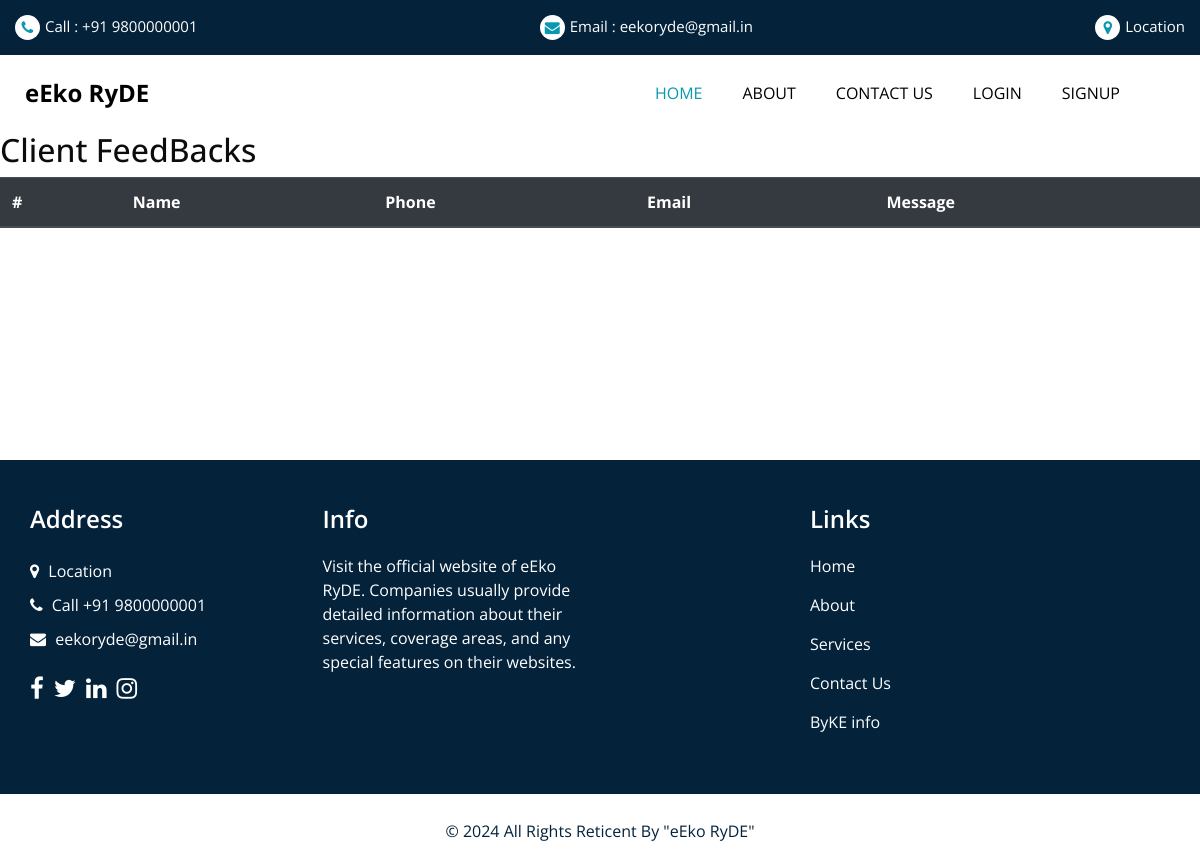
/feedback/, run on an earlier commit of the app's database.
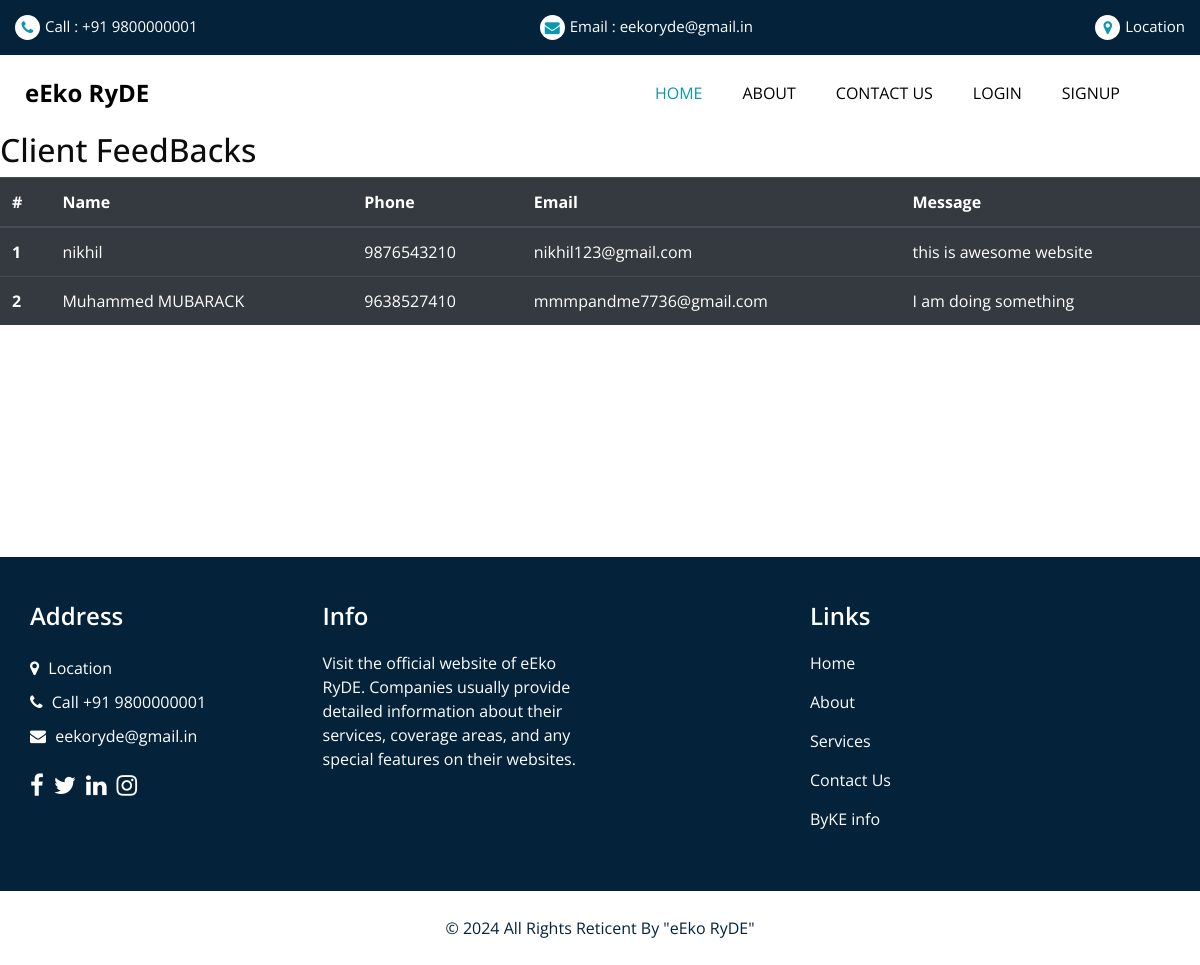
And on a later commit of the database.
### app1/models.py (models this page shows, shortened)
class Feedback(models.Model):
    name = models.CharField(max_length=30)
    phone = models.IntegerField()
    email = models.CharField(max_length=30)
    message = models.TextField()
    date_added = models.DateTimeField(auto_now_add=True)

### app1/views.py (the view)
# urls.py: path('feedback/',views.feedback,name='feedback'),
def feedback(request):
    f=Feedback.objects.all()
    return render(request,'feedback.html',{'feedback':f})

### templates/feedback.html (shortened to what this page needs)
{% extends 'index.html' %}
    {% block body_block %}
    <h2>Client FeedBacks</h2>
    <table class="table table-dark">
        <thead>
            <tr>
              <th scope="col">#</th>
              <th scope="col">Name</th>
              <th scope="col">Phone</th>
              <th scope="col">Email</th>
              <th scope="col">Message</th>
            </tr>
          </thead>
          <tbody>
            {% for i in feedback %}
            <tr>
              <th scope="row">{{i.id}}</th>
              <td>{{i.name}}</td>
              <td>{{i.phone}}</td>
              <td>{{i.email}}</td>
              <td>{{i.message}}</td>
            </tr>
            {% endfor %}
          </tbody>
    </table>
    <br>
    <br>
    <br>
    <br>
    <br>
    <br>
    <br>
    <br>
    <br>
    {% endblock %}

### templates/index.html (shortened to what this page needs)
{% load static %}
<!DOCTYPE html>
<html>
<head>
  <link rel="stylesheet" type="text/css" href="{% static 'css/bootstrap.css' %}"/>
  <link rel="stylesheet" type="text/css" href="{% static 'https://cdnjs.cloudflare.com/ajax/libs/OwlCarousel2/2.3.4/assets/owl.carousel.min.css' %}" />
  <link href="{% static 'css/font-awesome.min.css' %}" rel="stylesheet" />
  <link href="{% static 'css/style.css' %}" rel="stylesheet" />
  <link href="{% static 'css/responsive.css' %}" rel="stylesheet"/>
</head>
<body>
  <div class="hero_area">
    <header class="header_section">
      <div class="header_top">
        <div class="container-fluid ">
          <div class="contact_nav">
            <a href="">
              <i class="fa fa-phone" aria-hidden="true"></i>
              <span>
                Call : +91 9800000001
              </span>
            </a>
            <a href="">
              <i class="fa fa-envelope" aria-hidden="true"></i>
              <span>
                Email : eekoryde@gmail.in
              </span>
            </a>
            <a href="https://www.google.com/maps/place/New+Citizen+students+Hostel/@9.9834462,76.2817442,17z/data=!3m1!4b1!4m6!3m5!1s0x3b080d0352643a05:0x458c3838fcfaa061!8m2!3d9.9834409!4d76.2843191!16s%2Fg%2F11kqq6jr0f?entry=ttu">
              <i class="fa fa-map-marker" aria-hidden="true"></i>
              <span>
                Location
              </span>
            </a>
          </div>
        </div>
      </div>
      <div class="header_bottom">
        <div class="container-fluid">
          <nav class="navbar navbar-expand-lg custom_nav-container ">
            <a class="navbar-brand" href="{% url 'index' %}">
              <span>
                eEko RyDE
              </span>
            </a>
            <div class="collapse navbar-collapse" id="navbarSupportedContent">
              <ul class="navbar-nav  ">
                {% if user.is_authenticated %}
                <li class="nav-item active">
                  <a class="nav-link" href="{% url 'index' %}">Home <span class="sr-only">(current)</span></a>
                </li>
                {% if user.is_superuser %}
                <li class="nav-item">
                  <a class="nav-link" href="{% url 'feedback' %}">feedbacks</a>
                </li>
                {% endif %}
                <li class="nav-item">
                  <a class="nav-link" href="{% url 'service' %}">Service</a>
                </li>
                <li class="nav-item">
                  <a class="nav-link" href="{% url 'about' %}"> About</a>
                </li>
                <li class="nav-item">
                  <a class="nav-link"  href="{% url 'contact' %}">Contact Us</a>
                </li>
                <li class="nav-item">
                  <a class="nav-link" href="{% url 'cart' %}"> Byke info</a>
                </li>
                <li class="nav-item">
                  <a class="nav-link" href="{% url 'password_change' %}">Change password</a>
                </li>
                <li class="nav-item">
                  <a class="nav-link" href="{% url 'user_logout' %}">LOGOUT</a>
                </li>
                {% else %}
                <li class="nav-item active">
                  <a class="nav-link" href="{% url 'index' %}">Home <span class="sr-only">(current)</span></a>
                </li>
                <li class="nav-item">
                  <a class="nav-link" href="{% url 'about' %}"> About</a>
                </li>
                <li class="nav-item">
                  <a class="nav-link"  href="{% url 'contact' %}">Contact Us</a>
                </li>
                <li class="nav-item">
                  <a class="nav-link" href="{% url 'user_login' %}">Login</a>
                </li>
                <li class="nav-item">
                  <a class="nav-link"  href="{% url 'signup' %}">Signup</a>
                </li>
                {% endif %}
                <form class="form-inline">
                  <button class="btn  my-2 my-sm-0 nav_search-btn" type="submit">
                  </button>
                </form>
              </ul>
            </div>
          </nav>
        </div>
      </div>
    </header>
    {% block body_block %}{% endblock %}
  <section class="info_section layout_padding2">
    <div class="container">
      <div class="row">
        <div class="col-md-6 col-lg-3 info_col">
          <div class="info_contact">
            <h4>
              Address
            </h4>
            <div class="contact_link_box">
              <a href="https://www.google.com/maps/place/New+Citizen+students+Hostel/@9.9834462,76.2817442,17z/data=!3m1!4b1!4m6!3m5!1s0x3b080d0352643a05:0x458c3838fcfaa061!8m2!3d9.9834409!4d76.2843191!16s%2Fg%2F11kqq6jr0f?entry=ttu">
                <i class="fa fa-map-marker" aria-hidden="true"></i>
                <span>
                  Location
                </span>
              </a>
              <a href="">
                <i class="fa fa-phone" aria-hidden="true"></i>
                <span>
                  Call +91 9800000001
                </span>
              </a>
              <a href="https://support.google.com/mail/answer/8494?hl=en&co=GENIE.Platform%3DDesktop">
                <i class="fa fa-envelope" aria-hidden="true"></i>
                <span>
                  eekoryde@gmail.in
                </span>
              </a>
            </div>
          </div>
          <div class="info_social">
            <a href="https://www.facebook.com/">
              <i class="fa fa-facebook" aria-hidden="true"></i>
            </a>
            <a href="https://twitter.com/?lang=en">
              <i class="fa fa-twitter" aria-hidden="true"></i>
            </a>
            <a href="https://in.linkedin.com/">
              <i class="fa fa-linkedin" aria-hidden="true"></i>
            </a>
            <a href="https://www.instagram.com/accounts/login/?hl=en">
              <i class="fa fa-instagram" aria-hidden="true"></i>
            </a>
          </div>
        </div>
        <div class="col-md-6 col-lg-3 info_col">
          <div class="info_detail">
            <h4>
              Info
            </h4>
            <p>
              Visit the official website of eEko RyDE. Companies usually provide detailed information about their services, coverage areas, and any special features on their websites.
            </p>
          </div>
        </div>
        <div class="col-md-6 col-lg-2 mx-auto info_col">
          <div class="info_link_box">
            <h4>
              Links
            </h4>
            <div class="info_links">
              <a class="active" href="{% url 'index' %}">
                Home
              </a>
              <a class="" href="{% url 'about' %}">
                About
              </a>
              <a class="" href="{% url 'service' %}">
                Services
              </a>
              <a class="" href="{% url 'contact' %}">
                Contact Us
              </a>
              <a class="" href="{% url 'cart' %}">
                ByKE info
              </a>
            </div>
          </div>
        </div>
      </div>
    </div>
  </section>
  <section class="footer_section">
    <div class="container">
      <p>
        &copy; <span id="displayYear"></span> All Rights Reticent By
        <a href="https://html.design/">"eEko RyDE" </a>
      </p>
    </div>
  </section>
</body>
</html>

### static/css/style.css (style rules this page uses)
body { font-family: 'Open Sans', sans-serif; color: #0c0c0c; background-color: #ffffff; overflow-x: hidden; }
.layout_padding2 { padding: 75px 0; }
a, a:hover, a:focus { text-decoration: none; }
.btn, .btn:focus { outline: none !important; -webkit-box-shadow: none; box-shadow: none; }
.hero_area { position: relative; min-height: 100vh; display: -webkit-box; display: -ms-flexbox; display: flex; -webkit-box-orient: vertical; -webkit-box-direction: normal; -ms-flex-direction: column; flex-direction: column; }
.header_section .header_top { padding: 15px 0; background-color: #04233b; }
.header_section .header_top .contact_nav { display: -webkit-box; display: -ms-flexbox; display: flex; -webkit-box-pack: justify; -ms-flex-pack: justify; justify-content: space-between; }
.header_section .header_top .contact_nav a { color: #ffffff; display: -webkit-box; display: -ms-flexbox; display: flex; font-size: 15px; }
.header_section .header_top .contact_nav a i { margin-right: 5px; border-radius: 100%; background-color: #ffffff; width: 25px; height: 25px; display: -webkit-box; display: -ms-flexbox; display: flex; -webkit-box-pack: center; -ms-flex-pack: center; justify-content: center; -webkit-box-align: center; -ms-flex-align: center; align-items: center; color: #0a97b0; }
.header_section .header_bottom { background-color: #ffffff; padding: 15px 0; }
.header_section .header_bottom .container-fluid { padding-right: 25px; padding-left: 25px; }
.navbar-brand span { font-weight: bold; font-size: 24px; color: #000000; }
.custom_nav-container { padding: 0; }
.custom_nav-container .navbar-nav { margin-left: auto; }
.custom_nav-container .navbar-nav .nav-item .nav-link { padding: 5px 20px; color: #000000; text-align: center; text-transform: uppercase; border-radius: 5px; -webkit-transition: all .3s; transition: all .3s; }
.custom_nav-container .navbar-nav .nav-item:hover .nav-link, .custom_nav-container .navbar-nav .nav-item.active .nav-link { color: #0a97b0; }
.custom_nav-container .nav_search-btn { width: 35px; height: 35px; padding: 0; border: none; color: #000000; }
.info_section { background-color: #04233b; color: #ffffff; padding: 45px 0 15px 0; }
.info_section h4 { font-weight: 600; margin-bottom: 20px; }
.info_section .info_col { margin-bottom: 30px; }
.info_section .info_contact .contact_link_box { display: -webkit-box; display: -ms-flexbox; display: flex; -webkit-box-orient: vertical; -webkit-box-direction: normal; -ms-flex-direction: column; flex-direction: column; }
.info_section .info_contact .contact_link_box a { margin: 5px 0; color: #ffffff; }
.info_section .info_contact .contact_link_box a i { margin-right: 5px; }
.info_section .info_social { display: -webkit-box; display: -ms-flexbox; display: flex; margin-top: 20px; margin-bottom: 10px; }
.info_section .info_social a { display: -webkit-box; display: -ms-flexbox; display: flex; -webkit-box-pack: center; -ms-flex-pack: center; justify-content: center; -webkit-box-align: center; -ms-flex-align: center; align-items: center; color: #ffffff; border-radius: 100%; margin-right: 10px; font-size: 24px; }
.info_section .info_links { display: -webkit-box; display: -ms-flexbox; display: flex; -webkit-box-orient: vertical; -webkit-box-direction: normal; -ms-flex-direction: column; flex-direction: column; -ms-flex-wrap: wrap; flex-wrap: wrap; }
.info_section .info_links a { display: -webkit-box; display: -ms-flexbox; display: flex; -webkit-box-align: center; -ms-flex-align: center; align-items: center; margin-bottom: 15px; color: #ffffff; }
.footer_section { position: relative; background-color: #ffffff; text-align: center; }
.footer_section p { color: #04233b; padding: 25px 0; margin: 0; }
.footer_section p a { color: inherit; }

### static/css/responsive.css (style rules this page uses)
@media (min-width: 1200px) { .container { max-width: 1170px; } }

What changed in the data, as far as the page shows it:
added Feedback: id "1", name "nikhil", phone "9876543210", email "nikhil123@gmail.com", message "this is awesome website"
added Feedback: id "2", name "Muhammed MUBARACK", phone "9638527410", email "mmmpandme7736@gmail.com", message "I am doing something"
